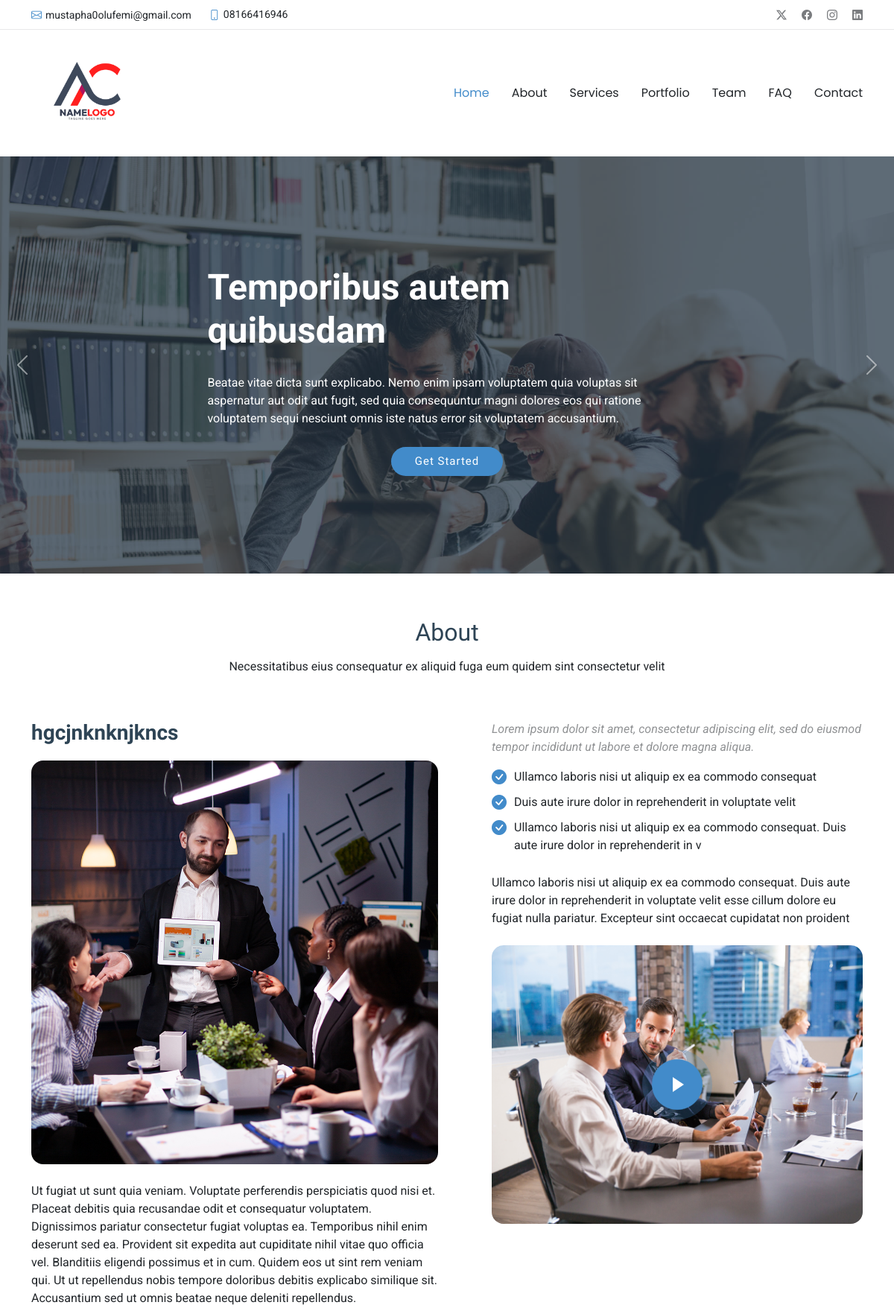
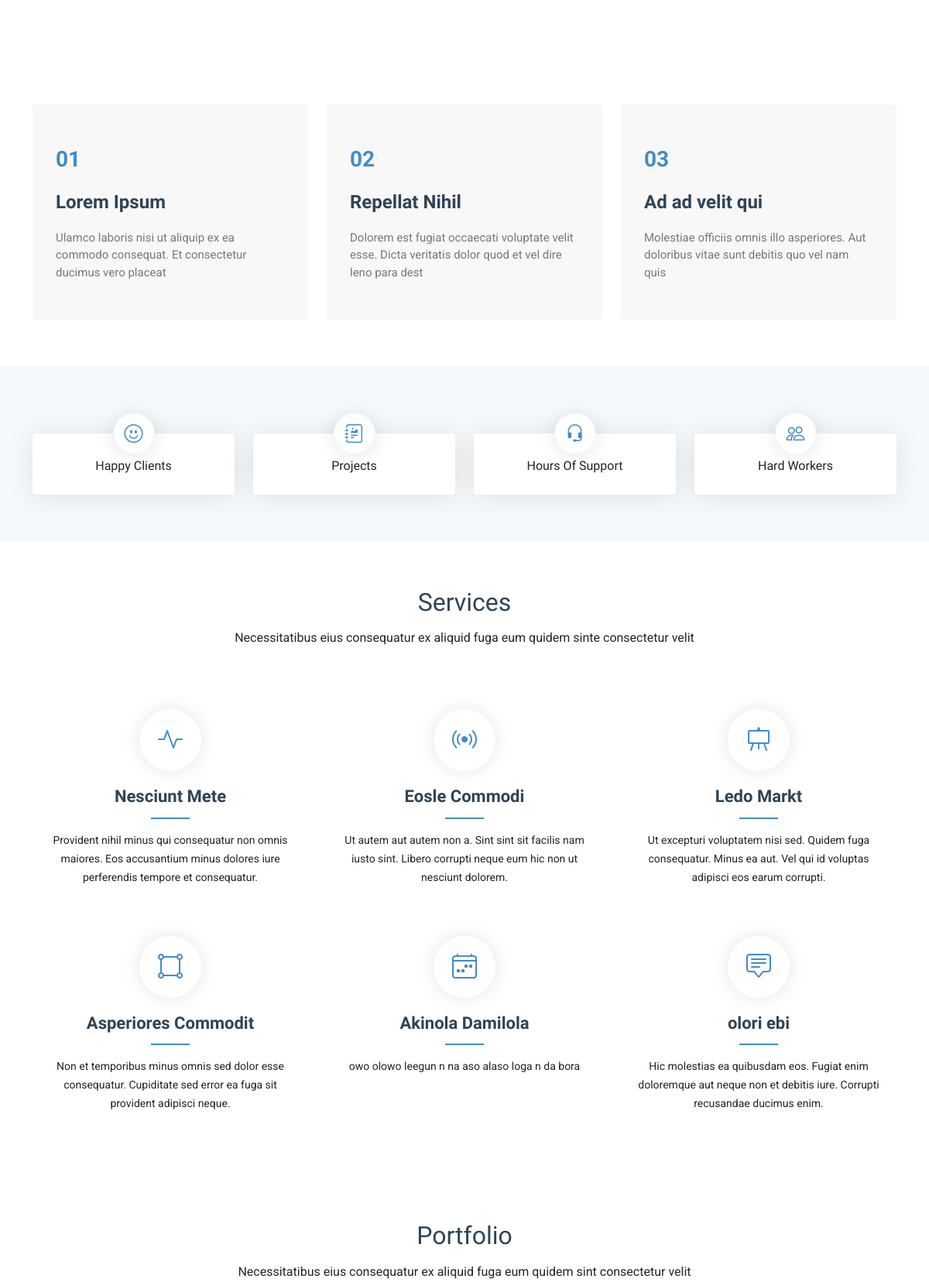
The page / (upper part) on the database its author committed (2 pictures, top to bottom).
### companyapp/models.py (models this page shows, shortened)
class Generalsetting(models.Model):
    favicon = models.ImageField(upload_to='image_favicon', null=True, blank=True)
    logo = models.ImageField(upload_to='image_logo', null=True, blank=True)
    companyname = models.CharField(max_length=100, default='', blank=True)
    email1 = models.EmailField(default='', blank=True)
    email2 = models.EmailField(default='', blank=True)
    phone = models.CharField(default='', blank=True)
    address = models.CharField(max_length=200, default='', blank=True)
    urlx = models.CharField(max_length=100, default='', blank=True)
    urlfacebook = models.CharField(max_length=100, default='', blank=True)
    urlinstagram = models.CharField(max_length=100, default='', blank=True)
    urllikedin = models.TextField(max_length=100, default='', blank=True)

class Slider(models.Model):
    title = models.CharField(max_length=200, default='')
    description = models.TextField(default='')
    image = models.ImageField(upload_to='image_sliders')

class About(models.Model):
    title = models.CharField(max_length=200, default='')
    image1 = models.ImageField(upload_to='image_about', null=True, blank=True)
    description = models.TextField(default='')
    short_description1 = models.CharField(max_length=300, default='')
    title_headline1 = models.CharField(max_length=100, default='')
    title_headline2 = models.CharField(max_length=100, default='')
    title_headline3 = models.CharField(max_length=100, default='')
    short_description2 = models.TextField(default='')
    image2 = models.ImageField(upload_to='image2_about', null=True, blank=True)
    video = models.CharField(max_length=100, default='')

class Service(models.Model):
        icon_service = models.CharField(max_length=100, default='', blank=True)
        title = models.CharField(max_length=100, default='', blank=True)
        description = models.TextField(max_length=300, default='', blank=True)
        speed = models.CharField(max_length=100, default='', blank=True)

### companyapp/views.py (the view)
# urls.py: path('', views.homefunction, name='home'),
def homefunction(request):
    sliders = Slider.objects.all()
    about = About.objects.filter(id=1).first()
    service = Service.objects.all()
    portfolios = Portfolio.objects.all()
    teams = Team.objects.all()
    faqs = Faq.objects.all()
    generalsetting = Generalsetting.objects.filter(id=1).first()
    context = {
        'sliders': sliders,
        'about': about,
        'services': service,
        'portfolios': portfolios,
        'teams': teams,
        'faqs': faqs,
        'generalsetting': generalsetting,
    }
    return render(request, 'companyapp/index.html', context)  # Renders the index.html template

### companyapp/templates/companyapp/index.html (shortened to what this page needs)
{% extends 'companyapp/base.html' %}
{% load static %}
{% block content %}
      <section id="hero" class="hero section dark-background">
        <div
          id="hero-carousel"
          class="carousel slide carousel-fade"
          data-bs-ride="carousel"
          data-bs-interval="5000"
        >
        {% for slider in sliders %}
          <div class="carousel-item active">
            <img src="{{ slider.image.url }}" alt="" />
             <div class="carousel-container">
              <h2>{{ slider.title }}<br /></h2>
              <p>
                {{ slider.description }}
              </p>
              <a href="#featured-services" class="btn-get-started"
                >Get Started</a
              >
            </div>
          </div>
          {% endfor %}
          <a
            class="carousel-control-prev"
            href="#hero-carousel"
            role="button"
            data-bs-slide="prev"
          >
            <span
              class="carousel-control-prev-icon bi bi-chevron-left"
              aria-hidden="true"
            ></span>
          </a>
          <a
            class="carousel-control-next"
            href="#hero-carousel"
            role="button"
            data-bs-slide="next"
          >
            <span
              class="carousel-control-next-icon bi bi-chevron-right"
              aria-hidden="true"
            ></span>
          </a>
        </div>
      </section>
      <section id="about" class="about section">
        <div class="container section-title" data-aos="fade-up">
          <h2>About</h2>
          <p>
            Necessitatibus eius consequatur ex aliquid fuga eum quidem sint
            consectetur velit
          </p>
        </div>
        <div class="container">
          <div class="row gy-4">
            <div class="col-lg-6" data-aos="fade-up" data-aos-delay="100">
              <h3>
              {{ about.title }}
              </h3>
              <img
                src="{{ about.image1.url }}"
                class="img-fluid rounded-4 mb-4"
                alt=""
              />
              <p>
                {{ about.description }}
              </p>
            </div>
            <div class="col-lg-6" data-aos="fade-up" data-aos-delay="250">
              <div class="content ps-0 ps-lg-5">
                <p class="fst-italic">
                 {{ about.short_description1 }}
                </p>
                <ul>
                  <li>
                    <i class="bi bi-check-circle-fill"></i>
                    <span
                      >{{ about.title_headline1 }}</span
                    >
                  </li>
                  <li>
                    <i class="bi bi-check-circle-fill"></i>
                    <span
                      >{{ about.title_headline2 }}</span
                    >
                  </li>
                  <li>
                    <i class="bi bi-check-circle-fill"></i>
                    <span
                      >{{ about.title_headline3 }}</span
                    >
                  </li>
                </ul>
                <p>
                 {{about.short_description2}}                </p>
                <div class="position-relative mt-4">
                  <img
                    src="{{ about.image2.url }}"
                    class="img-fluid rounded-4"
                    alt=""
                  />
                  <a
                    href="https://www.youtube.com/watch?v={{ about.video }}"
                    class="glightbox pulsating-play-btn"
                  ></a>
                </div>
              </div>
            </div>
          </div>
        </div>
      </section>
      <section id="why-us" class="why-us section">
        <div class="container">
          <div class="row gy-4">
            <div class="col-lg-4" data-aos="fade-up" data-aos-delay="100">
              <div class="card-item">
                <span>01</span>
                <h4><a href="" class="stretched-link">Lorem Ipsum</a></h4>
                <p>
                  Ulamco laboris nisi ut aliquip ex ea commodo consequat. Et
                  consectetur ducimus vero placeat
                </p>
              </div>
            </div>
            <div class="col-lg-4" data-aos="fade-up" data-aos-delay="200">
              <div class="card-item">
                <span>02</span>
                <h4><a href="" class="stretched-link">Repellat Nihil</a></h4>
                <p>
                  Dolorem est fugiat occaecati voluptate velit esse. Dicta
                  veritatis dolor quod et vel dire leno para dest
                </p>
              </div>
            </div>
            <div class="col-lg-4" data-aos="fade-up" data-aos-delay="300">
              <div class="card-item">
                <span>03</span>
                <h4><a href="" class="stretched-link">Ad ad velit qui</a></h4>
                <p>
                  Molestiae officiis omnis illo asperiores. Aut doloribus vitae
                  sunt debitis quo vel nam quis
                </p>
              </div>
            </div>
          </div>
        </div>
      </section>
      <section id="stats" class="stats section light-background">
        <div class="container" data-aos="fade-up" data-aos-delay="100">
          <div class="row gy-4">
            <div
              class="col-lg-3 col-md-6 d-flex flex-column align-items-center"
            >
              <i class="bi bi-emoji-smile"></i>
              <div class="stats-item">
                <p>Happy Clients</p>
              </div>
            </div>
            <div
              class="col-lg-3 col-md-6 d-flex flex-column align-items-center"
            >
              <i class="bi bi-journal-richtext"></i>
              <div class="stats-item">
                <p>Projects</p>
              </div>
            </div>
            <div
              class="col-lg-3 col-md-6 d-flex flex-column align-items-center"
            >
              <i class="bi bi-headset"></i>
              <div class="stats-item">
                <p>Hours Of Support</p>
              </div>
            </div>
            <div
              class="col-lg-3 col-md-6 d-flex flex-column align-items-center"
            >
              <i class="bi bi-people"></i>
              <div class="stats-item">
                <p>Hard Workers</p>
              </div>
            </div>
          </div>
        </div>
      </section>
      <section id="services" class="services section">
        <div class="container section-title" data-aos="fade-up">
          <h2>Services</h2>
          <p>
            Necessitatibus eius consequatur ex aliquid fuga eum quidem sinte
            consectetur velit
          </p>
        </div>
        <div class="container">
          <div class="row gy-4">
            {% for service in services %}
            <div
              class="col-lg-4 col-md-6"
              data-aos="fade-up"
              data-aos-delay="{{service.speed}}"
            >
              <div class="service-item position-relative">
                <div class="icon">
                  <i class="{{service.icon_service}}"></i>
                </div>
                <a href="service-details.html" class="stretched-link">
                  <h3>{{service.title}}</h3>
                </a>
                <p>
                  {{service.description}}
                </p>
              </div>
            </div>
            {% endfor %}
          </div>
        </div>
      </section>
      <section id="portfolio" class="portfolio section">
        <div class="container section-title" data-aos="fade-up">
          <h2>Portfolio</h2>
          <p>
            Necessitatibus eius consequatur ex aliquid fuga eum quidem sint
            consectetur velit
          </p>
        </div>
      </section>
{% endblock %}

### companyapp/templates/companyapp/base.html (shortened to what this page needs)
{% load static %}
<!DOCTYPE html>
<html lang="en">
  <head>
    <link
      href="{% static 'companyapp/assets/vendor/bootstrap/css/bootstrap.min.css' %}"
      rel="stylesheet"
    />
    <link
      href="{% static 'companyapp/assets/vendor/bootstrap-icons/bootstrap-icons.css' %}"
      rel="stylesheet"
    />
    <link href="{% static 'companyapp/assets/vendor/aos/aos.css' %}" rel="stylesheet" />
    <link
      href="{% static 'companyapp/assets/vendor/glightbox/css/glightbox.min.css' %}"
      rel="stylesheet"
    />
    <link href="{% static 'companyapp/assets/vendor/swiper/swiper-bundle.min.css' %}" rel="stylesheet" />
    <link href="{% static 'companyapp/assets/css/main.css' %}" rel="stylesheet" />
  </head>
  <body class="index-page">
    <header id="header" class="header sticky-top">
      <div class="topbar d-flex align-items-center">
        <div
          class="container d-flex justify-content-center justify-content-md-between"
        >
          <div class="contact-info d-flex align-items-center">
            <i class="bi bi-envelope d-flex align-items-center"
              ><a href="mailto:contact@example.com">{{ generalsetting.email1 }}</a></i
            >
            <i class="bi bi-phone d-flex align-items-center ms-4"
              ><span>{{ generalsetting.phone }}</span></i
            >
          </div>
          <div class="social-links d-none d-md-flex align-items-center">
            <a href="{{ generalsetting.urlx }}" class="twitter"><i class="bi bi-twitter-x"></i></a>
            <a href="{{ generalsetting.urlfacebook }}" class="facebook"><i class="bi bi-facebook"></i></a>
            <a href="{{ generalsetting.urlinstagram }}" class="instagram"><i class="bi bi-instagram"></i></a>
            <a href="{{ generalsetting.urllinkedin}}" class="linkedin"><i class="bi bi-linkedin"></i></a>
          </div>
        </div>
      </div>
      <div class="branding d-flex align-items-cente">
        <div
          class="container position-relative d-flex align-items-center justify-content-between"
        >
          <a href="index.html" class="logo d-flex align-items-center">
            <img src="{{ generalsetting.logo.url }}" alt="">
          </a>
          <nav id="navmenu" class="navmenu">
            <ul>
              <li><a href="#hero" class="active">Home</a></li>
              <li><a href="#about">About</a></li>
              <li><a href="#services">Services</a></li>
              <li><a href="#portfolio">Portfolio</a></li>
              <li><a href="#team">Team</a></li>
              <li><a href="#faq">FAQ</a></li>
              <li><a href="#contact">Contact</a></li>
            </ul>
          </nav>
        </div>
      </div>
    </header>
    <main class="main">
        {% block content %}
        {% endblock %}
    </main>
  </body>
</html>

### rows shown on the page
Generalsetting: email1 "mustapha0olufemi@gmail.com", phone "08166416946", logo (picture)
Slider: image (picture), title "Temporibus autem quibusdam", description "Beatae vitae dicta sunt explicabo. Nemo enim ipsam voluptatem quia voluptas sit aspernatur aut odit aut fugit, sed quia consequuntur magni dolores eos qui ratione voluptatem sequi nesciunt omnis iste natus error sit voluptatem accusantium."
About: title "hgcjnknknjkncs", image1 (picture), description "Ut fugiat ut sunt quia veniam. Voluptate perferendis perspiciatis quod nisi et. Placeat debitis quia recusandae odit et consequatur voluptatem. Dignissimos pariatur consectetur fugiat voluptas ea. Temporibus nihil enim deserunt sed ea. Provident sit expedita aut cupiditate nihil vitae quo officia vel. Blanditiis eligendi possimus et in cum. Quidem eos ut sint rem veniam qui. Ut ut repellendus nobis tempore doloribus debitis explicabo similique sit. Accusantium sed ut omnis beatae neque deleniti repellendus.", short_description1 "Lorem ipsum dolor sit amet, consectetur adipiscing elit, sed do eiusmod tempor incididunt ut labore et dolore magna aliqua.", title_headline1 "Ullamco laboris nisi ut aliquip ex ea commodo consequat", title_headline2 "Duis aute irure dolor in reprehenderit in voluptate velit", title_headline3 "Ullamco laboris nisi ut aliquip ex ea commodo consequat. Duis aute irure dolor in reprehenderit in v", short_description2 "Ullamco laboris nisi ut aliquip ex ea commodo consequat. Duis aute irure dolor in reprehenderit in voluptate velit esse cillum dolore eu fugiat nulla pariatur. Excepteur sint occaecat cupidatat non proident", image2 (picture)
Service: title "Nesciunt Mete", description "Provident nihil minus qui consequatur non omnis maiores. Eos accusantium minus dolores iure perferendis tempore et consequatur."
Service: title "Eosle Commodi", description "Ut autem aut autem non a. Sint sint sit facilis nam iusto sint. Libero corrupti neque eum hic non ut nesciunt dolorem."
Service: title "Ledo Markt", description "Ut excepturi voluptatem nisi sed. Quidem fuga consequatur. Minus ea aut. Vel qui id voluptas adipisci eos earum corrupti."
Service: title "Asperiores Commodit", description "Non et temporibus minus omnis sed dolor esse consequatur. Cupiditate sed error ea fuga sit provident adipisci neque."
Service: title "Akinola Damilola", description "owo olowo leegun n na aso alaso loga n da bora"
Service: title "olori ebi", description "Hic molestias ea quibusdam eos. Fugiat enim doloremque aut neque non et debitis iure. Corrupti recusandae ducimus enim."
